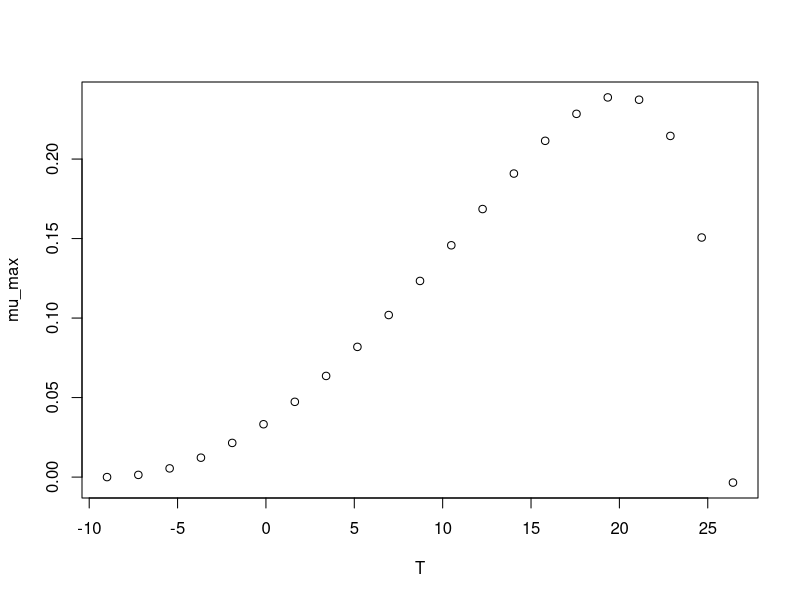

Here is the R script that generated this plot:
#############################
# start of Parameter script
#############################
T <- seq(-8.99100899100899,26.4264,length.out=21)
#############################
# end of Parameter script
#############################
############################# 
# start of Model script Gropin ID 391 
#############################
 
# constant coefficients for this model
 
variables <- data.frame(T)
argumentsPar <- expand.grid(variables)
 
# heart of the model
response_surface <- function(T) {
   mumax <-(2.4*(10^-1)*(T-26.4)*((T+9)^2))/((20.1+9)*((20.1+9)*(T-20.1)-(20.1-26.4)*(20.1-9-2*T)))

return(mumax=mumax)
} 

# output parameters
mumax <- cbind(argumentsPar,response_surface(argumentsPar['T']))
colnames(mumax) <- c(colnames(argumentsPar),'mumax')
#############################
# End of Model script
#############################
############################# 
# start of Visualisation script Gropin ID 391 
#############################
plot(T,mumax$mumax,
                          xlab='T',
                          ylab='mu_max')
#############################
# End of Visualisation script
#############################
